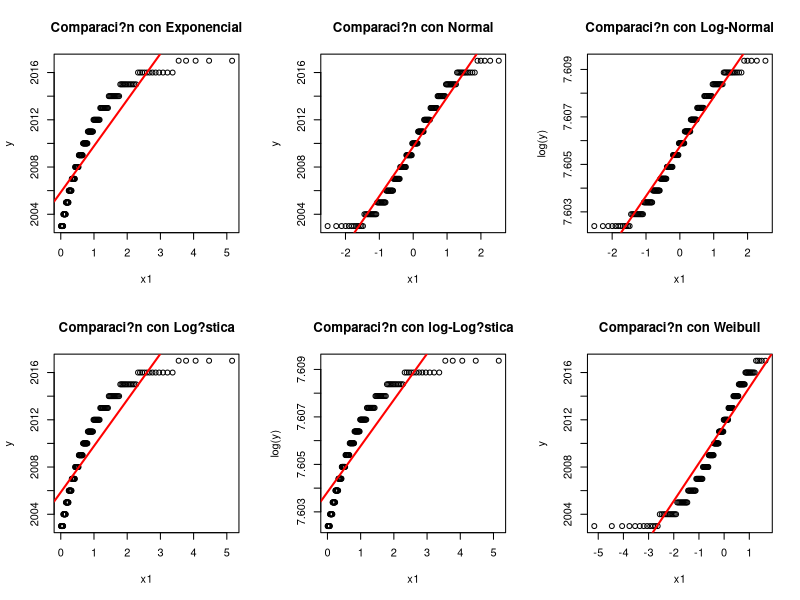
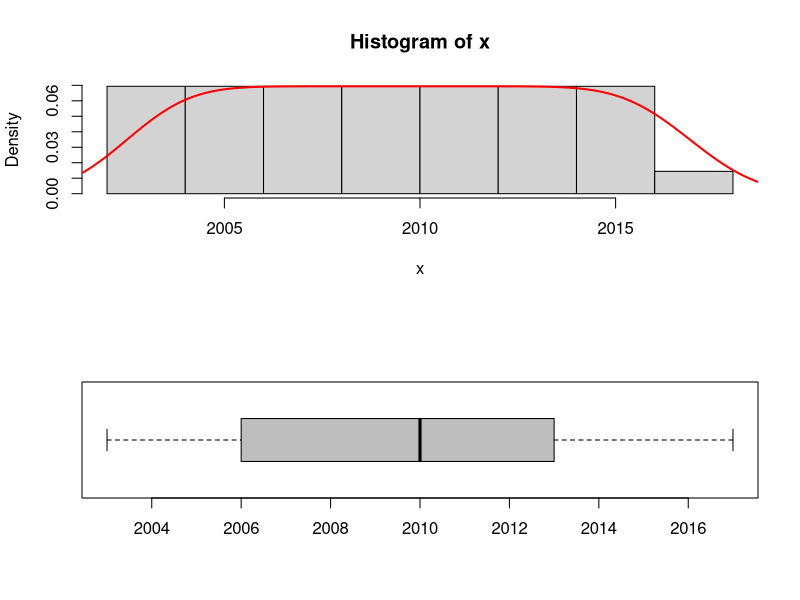

Here is the R script that generated these plots, in order: (Note: this script raises an error after producing the figures.)
base = read.table("TAREA2.txt", dec=",", header=TRUE)
#base2 = read.table("TAREA2.txt", dec = ",", header = FALSE)
#variables = base2[1,]
head(base)
desempleo = base$DESEMPLEO
pib = base$PIB
año = base$AÑO
mes = base$MES
tiempo = base$TIEMPO
tasa = base$TASA_HIP
imacec = base$IMACEC
bcu = base$BCU1
ba.normal = function(Y, breaks = NULL){
  ## Requiere cargar libreria MASS
  aux1 = as.vector(fitdistr(Y, "normal")$estimate)
  aux2 = hist(Y, plot = F)
  if(is.null(breaks) == 0){
    aux2 = hist(Y, plot = F, breaks = breaks)
  }
  O = aux2$count
  k = length(O)
  q = c(-Inf, aux2$breaks[2:k], Inf)
  p = diff(pnorm(q, mean = aux1[1], sd = aux1[2]))
  n = length(Y)
  E = n * p
  X.1 = sum((O-E)^2/E)
  valor.p = 1 - pchisq(X.1, df = k - 1 - 2)
  list("Estadistico" = X.1, "valor.p" = valor.p)
}

Skewness=function(x){
  n=length(x)
  sum((x-mean(x))^3/n)/sd(x)^(3)
}
Kurtosis=function(x){
  n=length(x)
  sum((x-mean(x))^4/n)/sd(x)^(4)-3
}
recta=function(x,modelo="normal"){
  y=sort(x)
  N=length(y)
  p=(1:N)/(N+1)
  if (modelo=="exp"){
    x1=-log(1-p)
    plot(y~x1,main = "Comparaci?n con Exponencial")
    linea=lm(y~x1)$coef
    abline(linea,col="red",lwd=2)
    alpha=linea[1]
    lambda=1/linea[2]
    a=c(alpha,lambda)
    a
  }
  else{
    if(modelo=="normal"){
      x1=qnorm(p)
      plot(y~x1,main = "Comparaci?n con Normal")
      linea=lm(y~x1)$coef
      abline(linea,col="red",lwd=2)
      mu=linea[1]
      sigma=linea[2]
      a=c(mu,sigma)
      a
    }
    else{
      if(modelo=="log-normal"){
        x1=qnorm(p)
        plot(log(y)~x1,main = "Comparaci?n con Log-Normal")
        linea=lm(log(y)~x1)$coef
        abline(linea,col="red",lwd=2)
        lambda=linea[1]
        zeta=linea[2]
        a=c(lambda,zeta)
        a
      }
      else{
        if(modelo=="logistica"){
          x1=log(1/(1-p))
          plot(y~x1,main = "Comparaci?n con Log?stica")
          linea=lm(y~x1)$coef
          abline(linea,col="red",lwd=2)
        }
        else{
          if(modelo=="log-logistica"){
            x1=log(1/(1-p))
            plot(log(y)~x1,main = "Comparaci?n con log-Log?stica")
            linea=lm(log(y)~x1)$coef
            abline(linea,col="red",lwd=2)
            mu=linea[1]
            sigma=linea[2]
            a=c(mu,sigma)
            a
          }
          else{
            if(modelo=="weibull"){
              x1=log(-log(1-p))
              plot(y~x1,main = "Comparaci?n con Weibull")
              linea=lm(y~x1)$coef
              abline(linea,col="red",lwd=2)
              nu=exp(linea[1])
              beta=1/linea[2]
              a=c(nu,beta)
              a
            }
          }
        }
      }
    }
  }
  
}
histplot=function(x,outline = TRUE){
  par(mfrow=c(2,1))
  hist(x,freq = FALSE)
  lines(density(x),col="red",lwd=2)
  boxplot(x,outline = outline,horizontal = TRUE,col = "grey")
}
descriptiva=function(x){
  a1=min(x)
  a2=quantile(x,0.25)
  a3=median(x)
  a4=mean(x)
  a5=quantile(x,0.75)
  a6=max(x)
  b=sd(x)
  c=Skewness(x)
  d=Kurtosis(x)
  Tabla=cbind(a1,a2,a3,a4,a5,a6,b,c,d)
  colnames(Tabla)=c("Min.","1st Qu.","Median","Mean","3rd Qu.","Max.","SD","Skewness","Kurtosis")
  rownames(Tabla)=c("")
  Tabla
}
ajustar_modelo=function(x){
  par(mfrow=c(2,3))
  param_exp=recta(x,"exp")
  param_norm=recta(x,"normal")
  param_lognorm=recta(x,"log-normal")
  param_logist=recta(x,"logistica")
  param_loglogist=recta(x,"log-logistica")
  param_weibull=recta(x,"weibull")
  a=cbind(param_exp,param_norm,param_lognorm,param_logist,param_loglogist,param_weibull)
  colnames(a)=c("exp","normal","log-normal","logist","log-logist","weibull")
  a
}
base_respaldo = base
vector = c()
nombres = c("año", "mes", "tiempo", "tasa", "desempleo", "imacec", "bcu", "pib")
n = length(nombres)
tablas = c()
#for (i in 1:n){
 # jpeg(paste("./plots/histplot_",nombres[i], ".jpg", sep = ""))
#  histplot(base[i])
#  dev.off()
#  tablas[i] = ajustar_modelo(base[i])
#  vector[i] = descriptiva(base[i])
#}

año=base$AÑO
jpeg(paste("./plots/histplot_",nombres[1], ".jpg", sep = ""))
histplot(año)
dev.off()
Tabla_año=ajustar_modelo(año)
f1=descriptiva(año)

mes=base$MES
jpeg(paste("./plots/histplot_",nombres[2], ".jpg", sep = ""))
histplot(mes)
dev.off()
Tabla_mes=ajustar_modelo(mes)
f2=descriptiva(mes)

tiempo=base$TIEMPO
jpeg(paste("./plots/histplot_",nombres[3], ".jpg", sep = ""))
histplot(tiempo)
dev.off()
Tabla_tiempo=ajustar_modelo(tiempo)
f3=descriptiva(tiempo)

tasa=base$TASA_HIP
jpeg(paste("./plots/histplot_",nombres[4], ".jpg", sep = ""))
histplot(tasa)
dev.off()
Tabla_tasa=ajustar_modelo(tasa)
f4=descriptiva(tasa)

desempleo=base$DESEMPLEO
jpeg(paste("./plots/histplot_",nombres[5], ".jpg", sep = ""))
histplot(desempleo)
dev.off()
Tabla_desempleo=ajustar_modelo(desempleo)
f5=descriptiva(desempleo)

imacec=base$IMACEC
jpeg(paste("./plots/histplot_",nombres[6], ".jpg", sep = ""))
histplot(imacec)
dev.off()
Tabla_imacec=ajustar_modelo(imacec)
f6=descriptiva(imacec)

bcu=base$BCU10
jpeg(paste("./plots/histplot_",nombres[7], ".jpg", sep = ""))
histplot(bcu)
dev.off()
Tabla_bcu=ajustar_modelo(bcu)
f7=descriptiva(bcu)

pib=base$PIB
jpeg(paste("./plots/histplot_",nombres[8], ".jpg", sep = ""))
histplot(pib)
dev.off()
Tabla_pib=ajustar_modelo(pib)
f8=descriptiva(pib)

Tabla = rbind(f1, f2, f3, f4, f5, f6, f7, f8)
rownames(Tabla) = nombres
Tabla

## Termino de parte descriptiva de variables

pairs(base)
modelo1 = lm(imacec~tasa)
modelo2 = lm(imacec~bcu)
modelo3 = lm(imacec~desempleo)
modelo4 = lm(imacec~pib)



